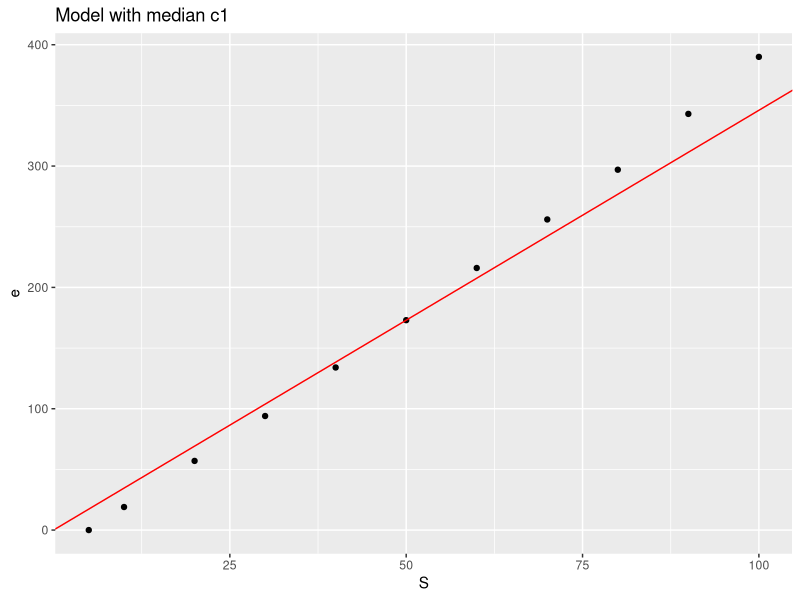
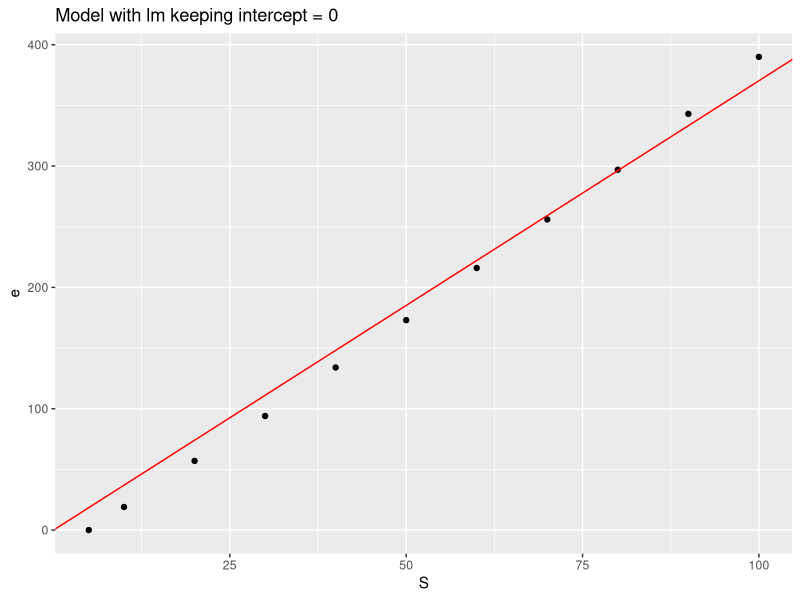
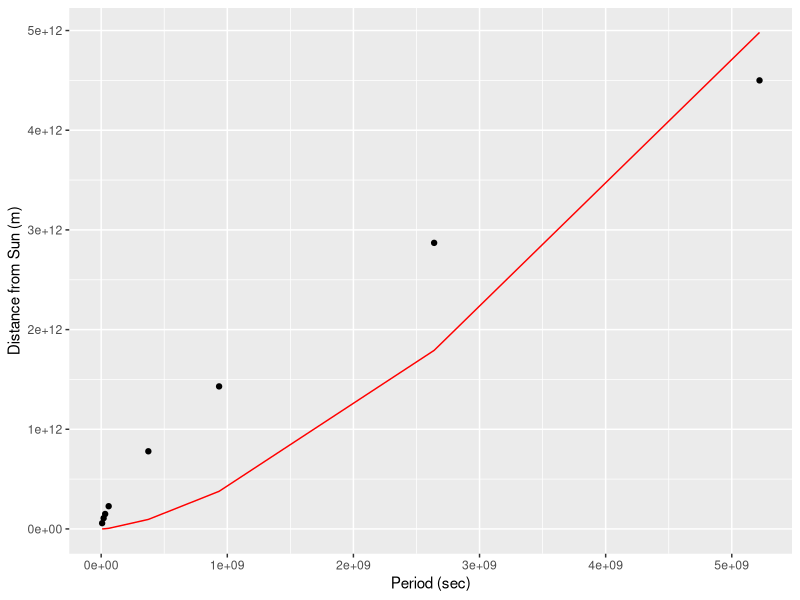

These charts were generated, in order, by the following R code:
## ---- chunk 1
knitr::opts_chunk$set(echo = TRUE)
## ---- chunk 2
if (!require('ggplot2')) install.packages('ggplot2')

S <- c(5, seq(10, 100, 10))
e <- c(0, 19, 57, 94, 134, 173, 216, 256, 297, 343, 390)


c <- e / S
df <- data.frame(S, e, c)

# Median model

c1 <- median(c)
c1

median_model <- ggplot(df) + geom_point(aes(x = S, y = e)) +  geom_abline(color = "red", slope = c1, intercept = 0) + ggtitle("Model with median c1")

median_model

# lm model forcing intercept = 0

lm <- lm(e ~ S + 0, df)
c1 <- lm$coefficients
c1


lm_model <- ggplot(lm) + geom_point(aes(x = S, y = e)) +  geom_abline(color = "red", slope = c1, intercept = 0) + ggtitle("Model with lm keeping intercept = 0")

lm_model

## ---- chunk 3
planets <- data.frame(Body = c("Mercury", "Venus", "Earth", "Mars", "Jupiter","Saturn", "Uranus", "Neptune"),
                      Period = c(7.6e6, 1.94e7, 3.16e7, 5.94e7, 3.74e8, 9.35e8, 2.64e9, 5.22e9),
                      Distance = c(5.79e10, 1.08e11, 1.5e11, 2.28e11, 7.79e11, 1.43e12,
                                   2.87e12, 4.5e12))
knitr::kable(planets)
## ---- chunk 4
a <- sum(planets$Period^(3/2)*planets$Distance)/sum(planets$Period^(3))
a

planets$y <- a * planets$Period^(3/2)

ggplot(planets, aes(x = Period, y = Distance)) + geom_point() + 
  geom_line(aes(x = Period, y = y), color = "red") + 
  labs(x = "Period (sec)", y = "Distance from Sun (m)")
## ---- chunk 5
# Function to estimate pi using sample size n
sim <- function(n) {
  x <- runif(n, 0, 1) # Random values for x between 0 and 1
  y <- runif(n, 0, 1) # Random values for y between 0 and 1
  Q <- x^2 + y^2 <= 1
  (sum(Q)/n) * 4
}

n <- c(10, 100, 1000, 10000)

set.seed(1023)

est_pi <- sapply(n, sim)

est_pi

## ---- chunk 6
if (!require('stringr')) install.packages('stringr')
set.seed(Sys.time())

# middle squre function

mid_square<- function(seed)
{
  length_seed <- nchar(seed) # find length of seed
  sq <- seed^2 # seed squre
  length <- nchar(sq)
  if(length < (length_seed * 2))
  {
    sq <- sprintf("%s%s", "0", sq) # add leading '0' where necessary
  }
  start <- (length_seed / 2) + 1 # start of middle
  end <- start + length_seed - 1 # end of middle
  mid_rnd <- str_sub(sq, start, end) # middle number
  return (as.numeric(mid_rnd))
}

# function to generate random number

rand <- function(n, seed)
{
  rand_num <- c()
  x0 <- seed
  for(i in 1:n)
  {
    x0 <- mid_square(x0)
    rand_num[i] <- x0
  }
  return (rand_num)
}
## ---- chunk 7
rand(10, 1009)
## ---- chunk 8
rand(20, 653217)
## ---- chunk 9
rand(15, 3043)
